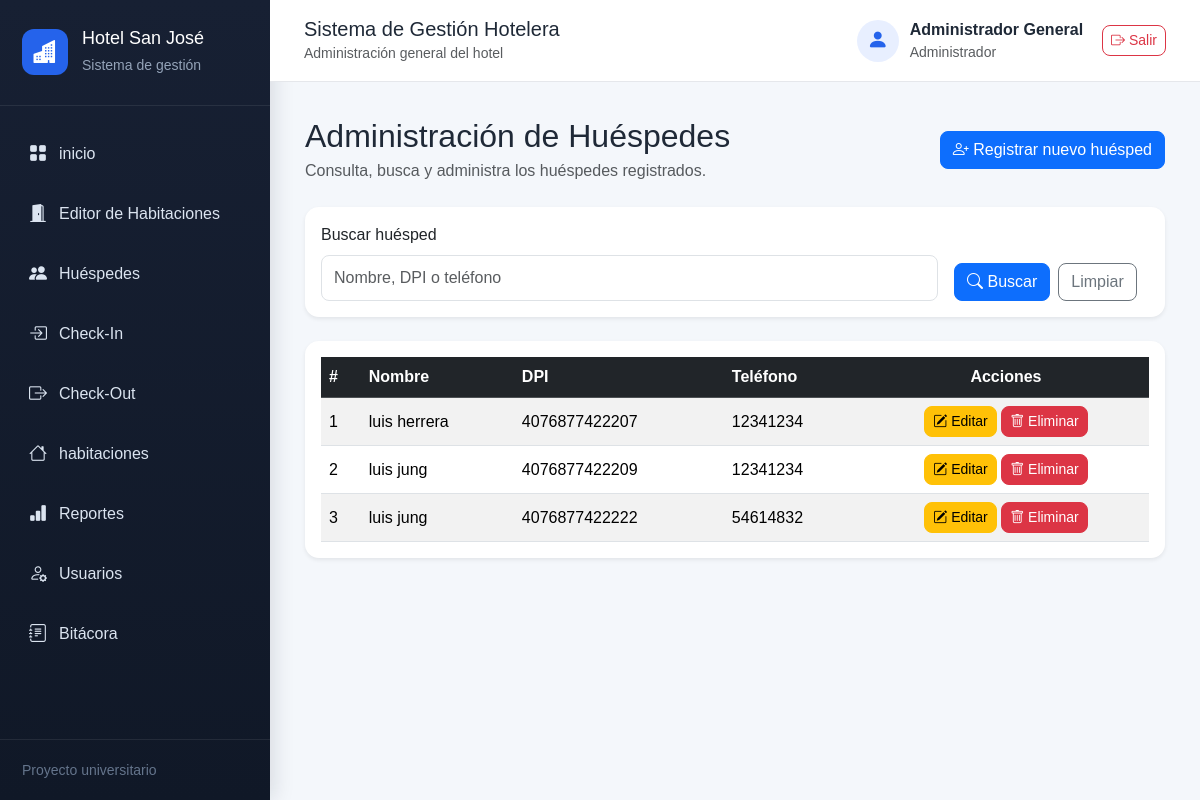
/huespedes (signed in), run on an earlier commit of the app's database.
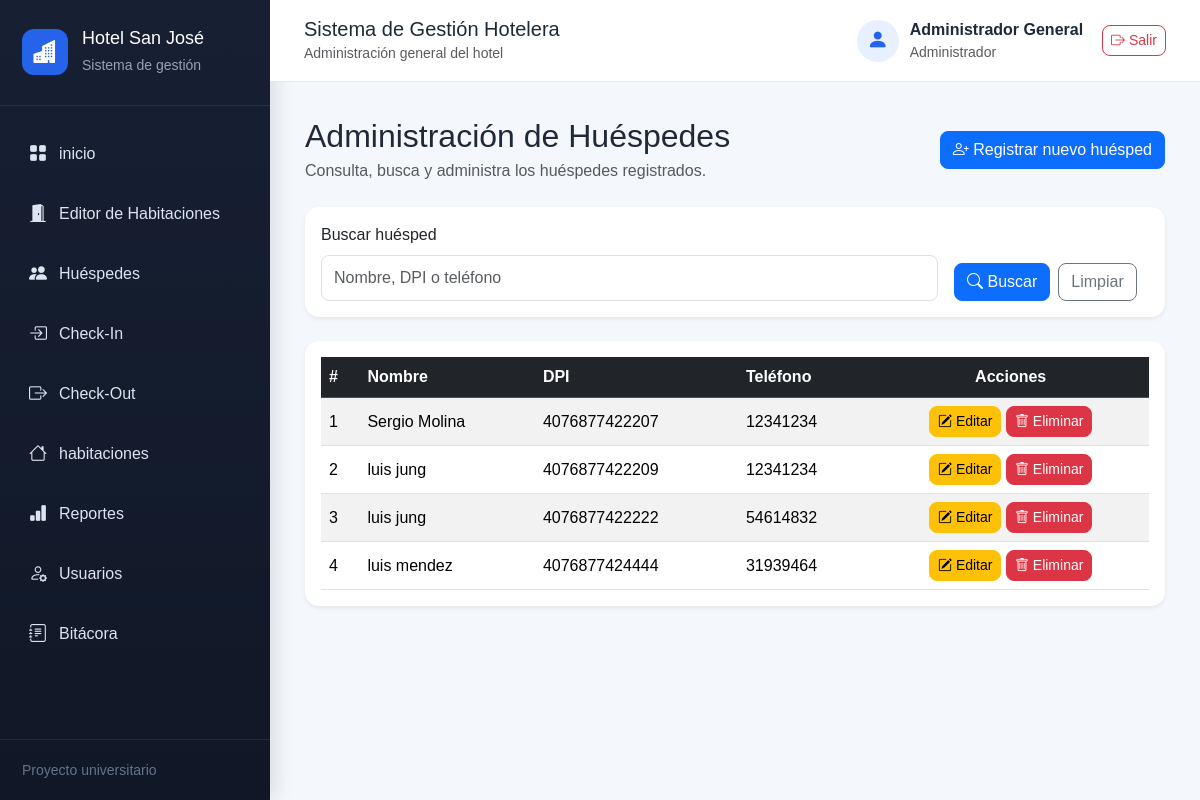
And on a later commit of the database.
### models.py (models this page shows, shortened)
class Huesped(db.Model):
    __tablename__ = "huespedes"
    id = db.Column(
        db.Integer,
        primary_key=True
    )
    nombre = db.Column(
        db.String(100),
        nullable=False
    )
    dpi = db.Column(
        db.String(13),
        unique=True,
        nullable=False
    )
    telefono = db.Column(
        db.String(8),
        nullable=False
    )
    reservas = db.relationship(
        "Reserva",
        backref="huesped",
        lazy=True
    )

### routes/huespedes.py (the view, shortened to what this page needs)
@huespedes_bp.route("/huespedes")
def listar_huespedes():
    busqueda = request.args.get(
        "buscar",
        ""
    ).strip()
    consulta = Huesped.query
    huespedes = consulta.order_by(
        Huesped.nombre
    ).all()
    return render_template(
        "huespedes.html",
        huespedes=huespedes,
        busqueda=busqueda
    )

### app.py (called while the page is built)
@app.before_request
def proteger_sistema():
    rutas_publicas = {
        "auth.login",
        "static"
    }
    if request.endpoint is None:
        return None
    if request.endpoint in rutas_publicas:
        return None
    if "usuario_id" not in session:
        return redirect(
            url_for("auth.login")
        )
    return None

### templates/huespedes.html (shortened to what the changed rows need)
{% extends "base.html" %}
{% block contenido %}
<div class="d-flex justify-content-between align-items-center mb-4">
    <div>
        <h2 class="mb-1">
            Administración de Huéspedes
        </h2>
    </div>
</div>
<div class="card shadow-sm">
    <div class="card-body">
        <div class="table-responsive">
            <table class="table table-striped table-hover align-middle mb-0">
                <thead class="table-dark">
                    <tr>
                        <th>#</th>
                        <th>Nombre</th>
                        <th>DPI</th>
                        <th>Teléfono</th>
                        <th class="text-center">
                            Acciones
                        </th>
                    </tr>
                </thead>
                <tbody>
                    {% for huesped in huespedes %}
                        <tr>
<td>
                                {{ loop.index }}
                            </td>
                            <td>
                                {{ huesped.nombre }}
                            </td>
                            <td>
                                {{ huesped.dpi }}
                            </td>
                            <td>
                                {{ huesped.telefono }}
                            </td>
                            <td class="text-center">
                                <a
                                    href="{{ url_for(
                                        'huespedes.editar_huesped',
                                        id=huesped.id
                                    ) }}"
                                    class="btn btn-warning btn-sm"
                                >
                                    <i class="bi bi-pencil-square"></i>
                                    Editar
                                </a>
                                <form
                                    action="{{ url_for(
                                        'huespedes.eliminar_huesped',
                                        id=huesped.id
                                    ) }}"
                                    method="POST"
                                    class="d-inline"
                                    onsubmit="return confirm(
                                        '¿Deseas eliminar este huésped?'
                                    );"
                                >
                                    <button
                                        type="submit"
                                        class="btn btn-danger btn-sm"
                                    >
                                        <i class="bi bi-trash"></i>
                                        Eliminar
                                    </button>
                                </form>
                            </td>
                        </tr>
                    {% endfor %}
                </tbody>
            </table>
        </div>
    </div>
</div>
{% endblock %}

What changed in the data, as far as the page shows it:
changed Huesped: nombre "luis herrera" → "Sergio Molina"
added Huesped: nombre "luis mendez", dpi "4076877424444", telefono "31939464"
